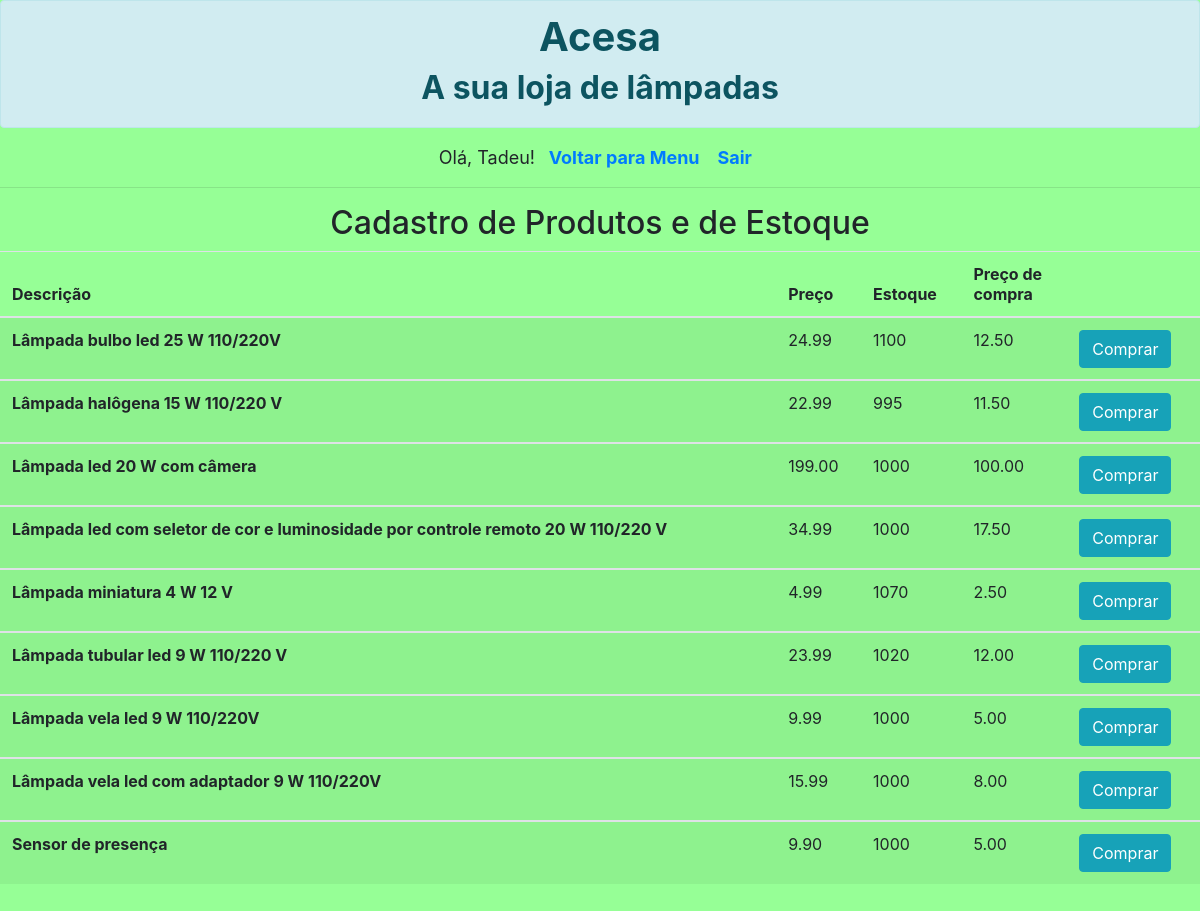
/restrito_produtos.php (signed in), run on the app's committed database.
### tables this page shows
CREATE TABLE `produto` (
  `id_prod` int(11) NOT NULL,
  `rotulo` varchar(100) NOT NULL,
  `preco` decimal(9,2) NOT NULL,
  `estoque` int(6) NOT NULL,
  `preco_compra` decimal(9,2) NOT NULL
);

### restrito_produtos.php (the view, shortened to what this page needs)
<?php
    include("banco.php");
?>
<html lang="pt-br">
  <head>
    <link rel="stylesheet" href="https://stackpath.bootstrapcdn.com/bootstrap/4.1.3/css/bootstrap.min.css">
  </head>
  <body>
<div class="alert alert-info" role="alert">
  <h1 align="center"><b>Acesa</b></h1>
<h2 align="center"><b>A sua loja de lâmpadas</b></h2>
</div>
<div align=center>
<?php
						if(!isset($_SESSION["user"])){
							header('location:restrito_entrada.php');
						}else{
							echo "Olá, ";
							echo $_SESSION["user"];
							echo "!";
							echo "<a href='restrito_opcoes.php' style='text-decoration:none; font-weight:bold;'>&nbsp;&nbsp;Voltar para Menu&nbsp;</a>";
							echo "<a href='restrito_sair.php' style='text-decoration:none; font-weight:bold;'>&nbsp;&nbsp;Sair&nbsp;</a>";
						}
?>
</div>
<hr/>
<h2>Cadastro de Produtos e de Estoque</h2>
<?php
 $dados1 = mysqli_query($conexao,"SELECT * FROM produto ORDER BY rotulo ASC")
 or die(mysqli_error($conexao));
 ?>
	<table class="table table-striped">
  <thead>
    <tr>
      <th scope="col">Descrição</th>
      <th scope="col">Preço</th>
      <th scope="col">Estoque</th>
      <th scope="col">Preço de<br>compra</th>
	  <th scope="col"></th>
    </tr>
  </thead>
  <?php
  while($dados2 = mysqli_fetch_array($dados1)){
    $id_prod=$dados2['id_prod'];
	  echo "<tbody>";
		echo '<tr>';
		  echo '<th scope="row">'.$dados2['rotulo'].'</th>';
		  echo '<td>'.$dados2['preco'].'</td>';
		  echo '<td>'.$dados2['estoque'].'</td>';
		  echo '<td>'.$dados2['preco_compra'].'</td>';
		  echo '<td><a href="restrito_compra.php?id_prod='.$id_prod.'"><button type="submit" class="btn btn-info">Comprar</button></a></td>';
	  echo "</tbody>";
	}
	?>
	</table><br><br>
  </body>
</html>

### restrito_produtos.php (style rules this page uses)
body { font-size:18px; font-style: normal; }
body { background-color: rgb(150,255,150); }
h1 { text-align: center; }
h2 { text-align: center; }

### data on the page
produto: rotulo "Lâmpada bulbo led 25 W 110/220V", preco "24.99", estoque "1100", preco_compra "12.50"
produto: rotulo "Lâmpada halôgena 15 W 110/220 V", preco "22.99", estoque "995", preco_compra "11.50"
produto: rotulo "Lâmpada led 20 W com câmera", preco "199.00", estoque "1000", preco_compra "100.00"
produto: rotulo "Lâmpada led com seletor de cor e luminosidade por controle remoto 20 W 110/220 V", preco "34.99", estoque "1000", preco_compra "17.50"
produto: rotulo "Lâmpada miniatura 4 W 12 V", preco "4.99", estoque "1070", preco_compra "2.50"
produto: rotulo "Lâmpada tubular led 9 W 110/220 V", preco "23.99", estoque "1020", preco_compra "12.00"
produto: rotulo "Lâmpada vela led 9 W 110/220V", preco "9.99", estoque "1000", preco_compra "5.00"
produto: rotulo "Lâmpada vela led com adaptador 9 W 110/220V", preco "15.99", estoque "1000", preco_compra "8.00"
produto: rotulo "Sensor de presença", preco "9.90", estoque "1000", preco_compra "5.00"

### other printed values
$_SESSION["user"] "Tadeu"
